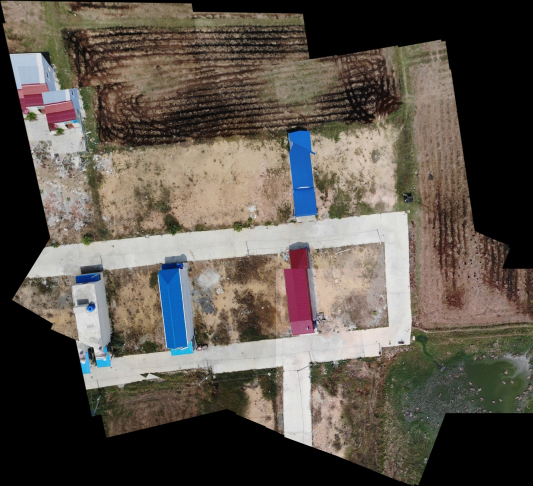
#> input picture AKAZE_BFMATCHER.JPG, 1065 x 972 px (shown at 1/2 size)
$ python image_stitcher.py --images .
#> lines starting #> are read from the running program, lines starting #| are printed output that depends on the picture; after the words box and inside, x2 and y2 are one past the last pixel; in counts of white or black regions, pixels touching at a corner belong together
"""
Algorithms related to stitching images.
"""

import os
import argparse
from typing import List
import numpy.typing as npt
import numpy as np
import cv2

class Stitcher:
    """
    Class for stitching images together.
    Parameters
    ----------
    image_path: str
        Folder path for images needed to be stitched
    """

    def __init__(self) -> None:
        self.image_path: str = ""

    def multiple_image_stitch(self) -> npt.NDArray[np.uint8]:
        """
        Takes images from the filepath and runs them through stitching algorithms.
        Returns
        -------
        npt.NDArray[np.uint8]
            Final stitched image
        """

        if not os.listdir(self.image_path):
            raise IndexError("Not Enough Images in Directory")

        # Make a list of all images in directory and counts black pixels
        color_images: List[npt.NDArray[np.uint8]] = []
        black_pixels: int = 0
        for file in os.listdir(self.image_path):
            if file.endswith(".JPG") or file.endswith(".jpg"):
                # Put color images into array (NEED TO REDO)
                c_img: npt.NDArray[np.uint8] = cv2.imread(os.path.join(self.image_path, file))
#> c_img is the input picture: shape (972, 1065, 3); mean B, G, R 75.9, 84.4, 91.5
                color_images.append(c_img)
                # Calculate and keep track of black pixels in all images
                blk_range = cv2.inRange(c_img, (0, 0, 0), (0, 0, 0))
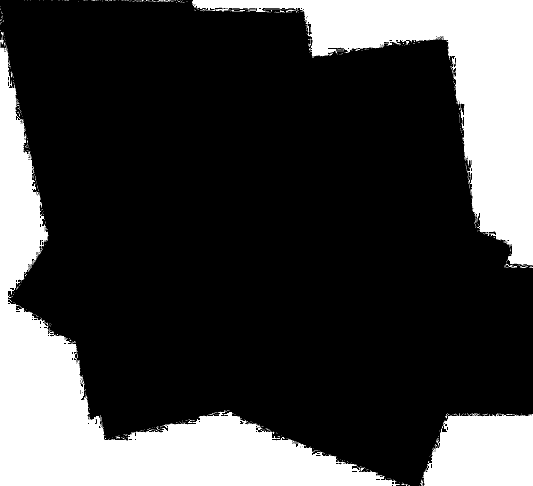
#> blk_range: shape (972, 1065) (shown at 1/2 size); 26% white; 375 white regions (362 under 20 px), largest, box (x1, y1, x2, y2) and area: (0, 64, 800, 972) 139877, (384, 0, 1065, 530) 99942, (844, 827, 1065, 972) 27649
                black_pixels += cv2.countNonZero(blk_range)
#> black_pixels = 268753
#> pass 2 of the loop in multiple_image_stitch, `for file in os.listdir(self.image_path):`:
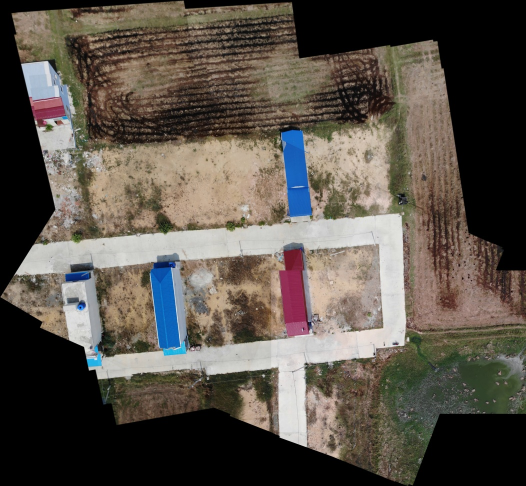
#> input picture AKAZE_FLANN.JPG, 1052 x 972 px (shown at 1/2 size)
#> in multiple_image_stitch, c_img is the input picture: shape (972, 1052, 3); mean B, G, R 74.2, 82.6, 89.6
#> in multiple_image_stitch, `blk_range = cv2.inRange(c_img, (0, 0, 0), (0, 0, 0))`:
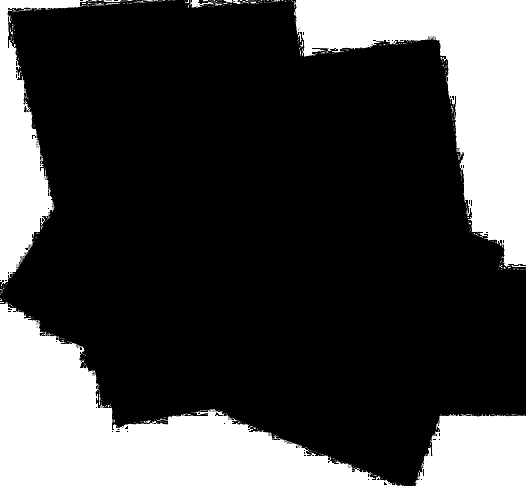
#> blk_range: shape (972, 1052) (shown at 1/2 size); 27.2% white; 462 white regions (442 under 20 px), largest, box (x1, y1, x2, y2) and area: (0, 604, 796, 972) 117506, (588, 0, 1052, 534) 96347, (0, 0, 182, 573) 34444
#> black_pixels = 546802

        # Set the first image as final_image so it can run in a loop
        final_image: npt.NDArray[np.uint8] = color_images[0]
        cc = 0

        # Loop through all images in images list
        for img in color_images[1:]:
            matches: npt.NDArray[np.float64] = self.get_matches(final_image, img)
            final_image = self.warp_images(img, final_image, matches)

            # [5 lines of commented-out code are left out]
            cc += 1
            print(cc)
            final_image = self.crop_box_overestimate(final_image)
#> this loop made 1 pass
#> (flann_search_params in get_matches, matches, best_matches in get_matches, min_match_count in get_matches, rows1 in warp_images, cols1 in warp_images, rows2 in warp_images, cols2 in warp_images) on pass 1: ({'checks': 50, 'normType': 6}, 3000 matches, 1731 matches, 10, 972, 1052, 972, 1065)
#| 1
#> pass 1, in get_matches, `grey_img_1: npt.NDArray[np.uint8] = cv2.cvtColor(img_1, cv2.COLOR_BGR2..`:
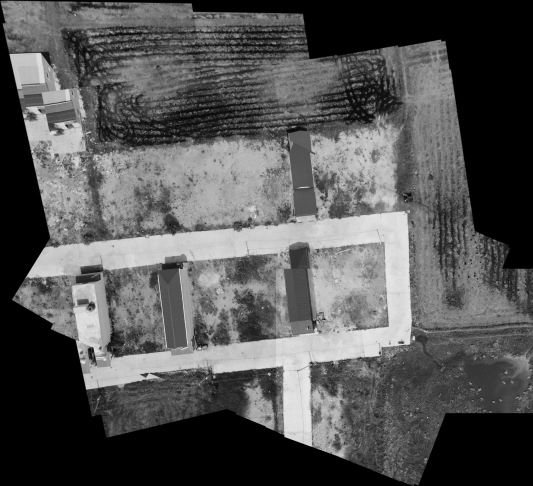
#> grey_img_1: shape (972, 1065) (shown at 1/2 size); min 0, max 249, mean 85.5
#> pass 1, in get_matches, `grey_img_2: npt.NDArray[np.uint8] = cv2.cvtColor(img_2, cv2.COLOR_BGR2..`:
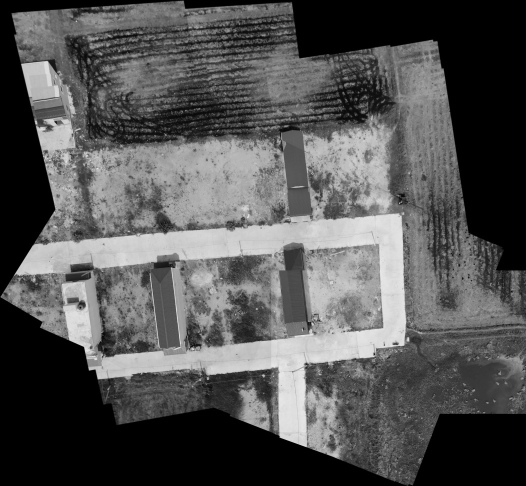
#> grey_img_2: shape (972, 1052) (shown at 1/2 size); min 0, max 248, mean 83.7
#> pass 1, in warp_images, `output_img: npt.NDArray[np.uint8] = cv2.warpPerspective( img_2, h_tran..`:
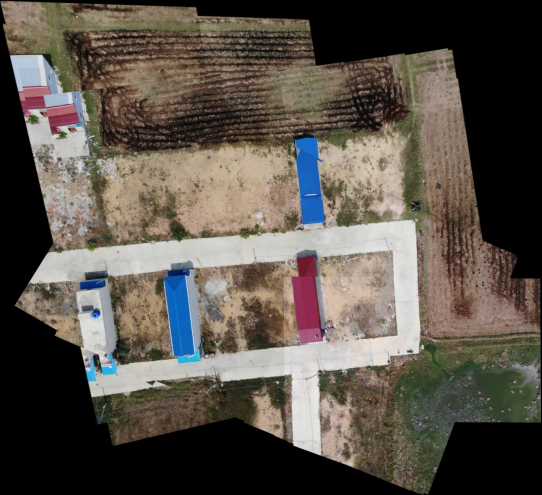
#> output_img: shape (990, 1083, 3) (shown at 1/2 size); mean B, G, R 74.8, 83, 90
#> pass 1, in multiple_image_stitch, `final_image = self.warp_images(img, final_image, matches)`:
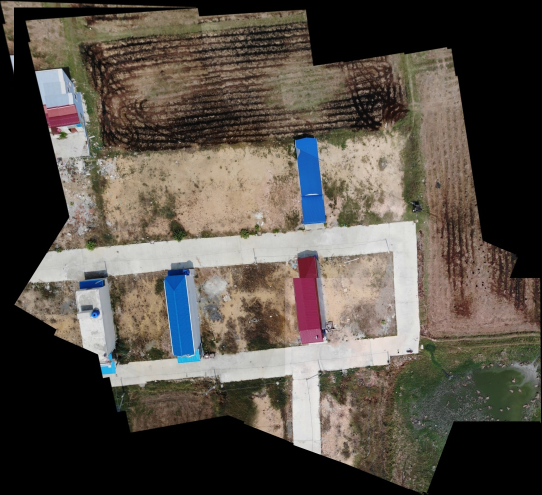
#> final_image: shape (990, 1083, 3) (shown at 1/2 size); mean B, G, R 71.2, 79.3, 86
#> after the loop, cc = 1

        # Crop final image of black space (NOT WORKING PROPERLY)
        # final_image = self.crop_space(final_image)

        return final_image

    @classmethod
    def get_matches(
            cls, img_1: np.ndarray, img_2: np.ndarray, nfeatures: int = 3000, ratio: float = 0.7
    ) -> npt.NDArray[np.float64]:
        """
        Finds matches between two gray images and establishes a homography graph to warp two images.

        Parameters
        ----------
        img_1 : npt.NDArray[np.uint8]
            first image
        img_2 : npt.NDArray[np.uint8]
            second image

        Returns
        -------
        npt.NDArray[np.float64]
            Matches between two images

        Raises
        ------
        cv2.error
            Flags if there are not enough matches between images.
        """

        # Convert the input images to grayscale
        grey_img_1: npt.NDArray[np.uint8] = cv2.cvtColor(img_1, cv2.COLOR_BGR2GRAY)
        grey_img_2: npt.NDArray[np.uint8] = cv2.cvtColor(img_2, cv2.COLOR_BGR2GRAY)

        DETECTOR = cv2.ORB_create(nfeatures=nfeatures, scaleFactor=1.2, nlevels=8)  # ORB
        # DETECTOR = cv2.AKAZE_create(descriptor_channels=1, nOctaves=3)              # AKAZE
        # DETECTOR = cv2.BRISK_create(thresh=30, octaves=3)                           # BRISK


        # Find the key points and descriptors
        keypoints1: cv2.KeyPoint
        keypoints2: cv2.KeyPoint
        descriptors1: npt.NDArray[np.uint8]
        descriptors2: npt.NDArray[np.uint8]

        keypoints1, descriptors1 = DETECTOR.detectAndCompute(grey_img_1, mask=None)
        keypoints2, descriptors2 = DETECTOR.detectAndCompute(grey_img_2, mask=None)

        ### FLANN ###
        flann_index_params = dict(algorithm=6, table_number=6, key_size=12, multi_probe_level=1)
        flann_search_params = dict(checks=50, normType=cv2.NORM_HAMMING)
        flann_matcher = cv2.FlannBasedMatcher(flann_index_params, flann_search_params)
        matches = flann_matcher.knnMatch(descriptors1, descriptors2, k=2)
        ### FLANN ###

        ### BFMATCHER ###
        # bf_match: cv2.BFMatcher = cv2.BFMatcher_create(cv2.NORM_HAMMING)
        # # Find matching points
        # matches: Tuple[cv2.DMatch] = bf_match.knnMatch(descriptors1, descriptors2, k=2)
        ### BFMATCHER ###

        # Filter matching points with the ratio test
        best_matches: List[cv2.DMatch] = [match_0 for match_0, match_1 in matches if match_0.distance < ratio * match_1.distance]

        # Check if there are enough matches
        min_match_count: int = 10
        if len(best_matches) > min_match_count:
            # Convert keypoints to an argument for findHomography
            src_pts: npt.NDArray[np.float32] = np.array(
                [keypoints1[m.queryIdx].pt for m in best_matches], dtype=np.float32
            ).reshape((-1, 1, 2))
            dst_pts: npt.NDArray[np.float32] = np.array(
                [keypoints2[m.trainIdx].pt for m in best_matches], dtype=np.float32
            ).reshape((-1, 1, 2))

            # Establish a homography
            matches_arr: npt.NDArray[np.float64]
            matches_arr, _ = cv2.findHomography(
                src_pts, dst_pts, method=cv2.RANSAC, ransacReprojThreshold=5.0
            )
        else:
            # Raise an error if there are not enough matches
            raise cv2.error("Not Enough Matches")

        return matches_arr

    @classmethod
    def warp_images(
            cls,
            img_1: npt.NDArray[np.uint8],
            img_2: npt.NDArray[np.uint8],
            map_0: npt.NDArray[np.float64],
    ) -> npt.NDArray[np.uint8]:
        """
        Warps the perspective of the images based on the homography map and
        stitches the images together based off of the points.
        Parameters
        ----------
        img_1 : npt.NDArray[np.uint8]
            first image
        img_2 : npt.NDArray[np.uint8]
            second image
        map_0 : npt.NDArray[np.float64]
            Homography map with relation points
        Returns
        -------
        npt.NDArray[np.uint8]
            Stitched image
        """

        rows1: int
        cols1: int
        rows2: int
        cols2: int

        rows1, cols1 = img_1.shape[:2]
        rows2, cols2 = img_2.shape[:2]

        # Create list of coordinates from reference image and second image
        list_of_points_1: npt.NDArray[np.float32] = np.array(
            [[0, 0], [0, rows1], [cols1, rows1], [cols1, 0]], dtype=np.float32
        ).reshape((-1, 1, 2))
        temp_points: npt.NDArray[np.float32] = np.array(
            [[0, 0], [0, rows2], [cols2, rows2], [cols2, 0]], dtype=np.float32
        ).reshape((-1, 1, 2))

        # Changes the field of view of the second image to the same as homography
        list_of_points_2: npt.NDArray[np.float32] = cv2.perspectiveTransform(temp_points, map_0)

        list_of_points: npt.NDArray[np.float32] = np.concatenate(
            (list_of_points_1, list_of_points_2), axis=0
        )

        m_points_max: npt.NDArray[np.float32] = list_of_points.max(axis=0).ravel()
        m_points_min: npt.NDArray[np.float32] = list_of_points.min(axis=0).ravel()

        x_min: int = int((m_points_min - 0.5)[0])
        y_min: int = int((m_points_min - 0.5)[1])
        x_max: int = int((m_points_max + 0.5)[0])
        y_max: int = int((m_points_max + 0.5)[1])

        h_translation: npt.NDArray[np.int32] = np.array([[1, 0, -x_min], [0, 1, -y_min], [0, 0, 1]])

        # Warp second images based off of points
        output_img: npt.NDArray[np.uint8] = cv2.warpPerspective(
            img_2, h_translation.dot(map_0), (x_max - x_min, y_max - y_min)
        )
        output_img[
        -y_min: rows1 + -y_min,
        -x_min: cols1 + -x_min,
        ] = img_1

        return output_img

    # [59 lines left out: function crop_space, not called in this run]

    def crop_box_overestimate(self, image: npt.NDArray[np.uint8]) -> npt.NDArray[np.uint8]:
        """
        Crops out all of the black space created from the perspective shift when stitching the image.

        Parameters
        ----------
        image: numpy.ndarray
            Final image to be cropped.

        Returns
        -------
        numpy.ndarray
            Cropped image
        """

        # Convert the image to grayscale
        gray = cv2.cvtColor(image, cv2.COLOR_BGR2GRAY)
        # Apply Gaussian blur to reduce noise
        blur = cv2.GaussianBlur(gray, (5, 5), 0)
        # Threshold the blurred image to create a binary image
        _, thresh = cv2.threshold(blur, 1, 255, cv2.THRESH_BINARY)

        # Find contours in the binary image
        cnts = cv2.findContours(thresh, cv2.RETR_EXTERNAL, cv2.CHAIN_APPROX_SIMPLE)
        cnts = cnts[0] if len(cnts) == 2 else cnts[1]
        # Find the contour with the maximum area
        c = max(cnts, key=cv2.contourArea)

        ###
        # Create a copy of the image for visualization
        marked = np.copy(image)
        # Draw contours on the marked image
        marked = cv2.drawContours(marked, cnts, -1, (0, 255, 0), 3)
        ###

        # Find the extreme points of the contour (leftmost, rightmost, topmost, bottommost)
        left = tuple(c[c[:, :, 0].argmin()][0])
        right = tuple(c[c[:, :, 0].argmax()][0])
        top = tuple(c[c[:, :, 1].argmin()][0])
        bottom = tuple(c[c[:, :, 1].argmax()][0])

        # Find the coordinates of the bounding box around the contour
        leftmost = min(left)
        rightmost = max(right)
        topmost = min(top)
        bottommost = max(bottom)

        ###
        # Visualize the extreme points on the marked image
        for pt in (left, right, top, bottom):
            cv2.circle(marked, pt, 1*20, (0, 0, 255), 3*10)
            cv2.circle(marked, pt, 10*20, (0, 0, 255), 1*10)

        # DEBUG
        # Display the marked image
        cv2.imshow("marked", resize(marked))
        cv2.waitKey(0)
        cv2.destroyAllWindows()

        # Crop the image using the coordinates of the bounding box
        cropped = image[topmost:bottommost, leftmost:rightmost]
        return cropped

def resize(img: np.ndarray, scale: int = 50, screen_width: int = 1920, screen_height: int = 1080) -> npt.NDArray[np.uint8]:
    """
    Resizes Image to the scale amount of the original image while fitting it inside the specified screen resolution.

    Parameters
    ----------
    img: numpy.ndarray
        Image to be resized.
    scale: int
        The desired scale of the image.
    screen_width: int, optional
        Width of the screen resolution. Default is 1920.
    screen_height: int, optional
        Height of the screen resolution. Default is 1080.

    Returns
    -------
    numpy.ndarray
        Resized image.
    """
    # Calculate the new dimensions based on the scale and screen size
    imgh, imgw, _ = img.shape
    max_width = int(screen_width * 0.9)
    max_height = int(screen_height * 0.9)
    wid = int(imgw * scale / 100)
    hei = int(imgh * scale / 100)

    # Check if the dimensions exceed the maximum width or height
    if wid > max_width or hei > max_height:
        # Scale down the image to fit inside the screen
        scale_ratio = min(max_width / wid, max_height / hei)
        wid = int(wid * scale_ratio)
        hei = int(hei * scale_ratio)

    dim = (wid, hei)

    # Resize the image using the new dimensions
    return cv2.resize(img, dim, interpolation=cv2.INTER_AREA)


if __name__ == "__main__":
    stitch: Stitcher = Stitcher()

    # Add directory of folder with images
    parser = argparse.ArgumentParser(description="Directory of images needed to be stitched.")
    parser.add_argument("-i", "--images", type=str, required=True, help="Directory path to images.")
    args: argparse.Namespace = parser.parse_args()

    stitch.image_path = args.images
    final = stitch.multiple_image_stitch()

    final = resize(final, 90)
#> call 2 of resize, with scale = 90, screen_width = 1920, screen_height = 1080
#> in resize (call 2), `return cv2.resize(img, dim, interpolation=cv2.INTER_AREA)`:
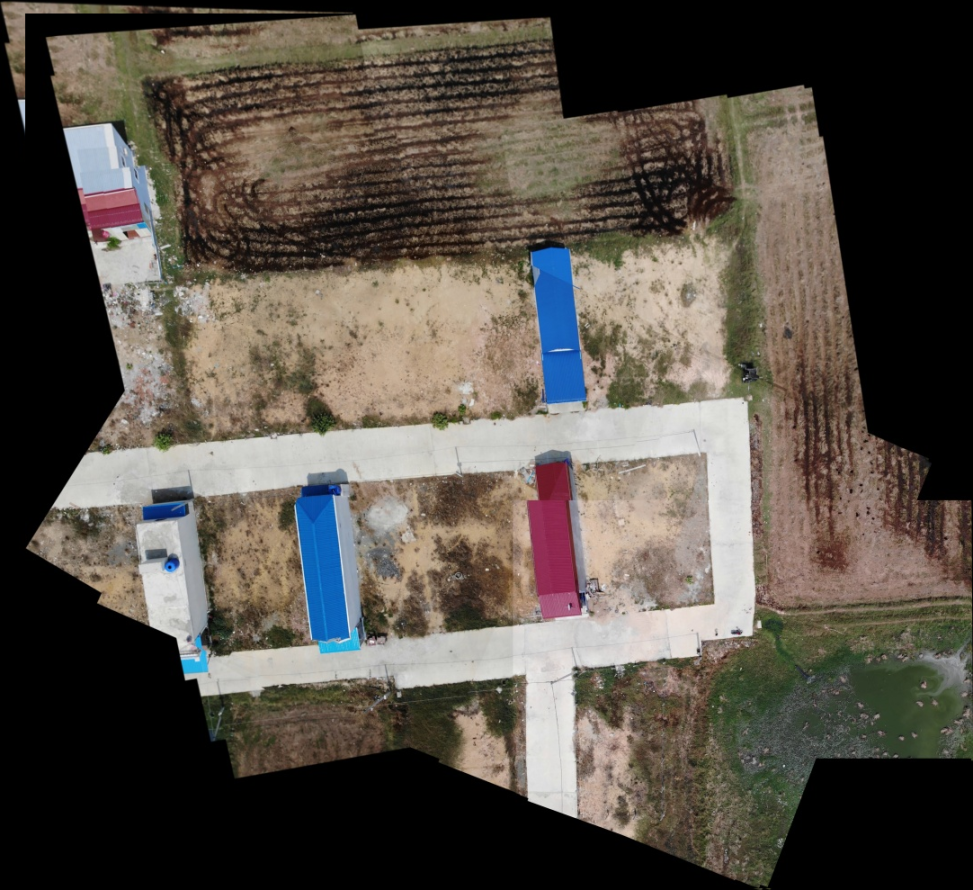
#> returned value: shape (890, 973, 3); mean of channels 0, 1, 2 71.4, 79.4, 86.2; drawn as B, G, R

    cv2.imshow("Final.jpg", final)
    cv2.waitKey(0)
    # cv2.imwrite("BRISK_FLANN.JPG", final)
